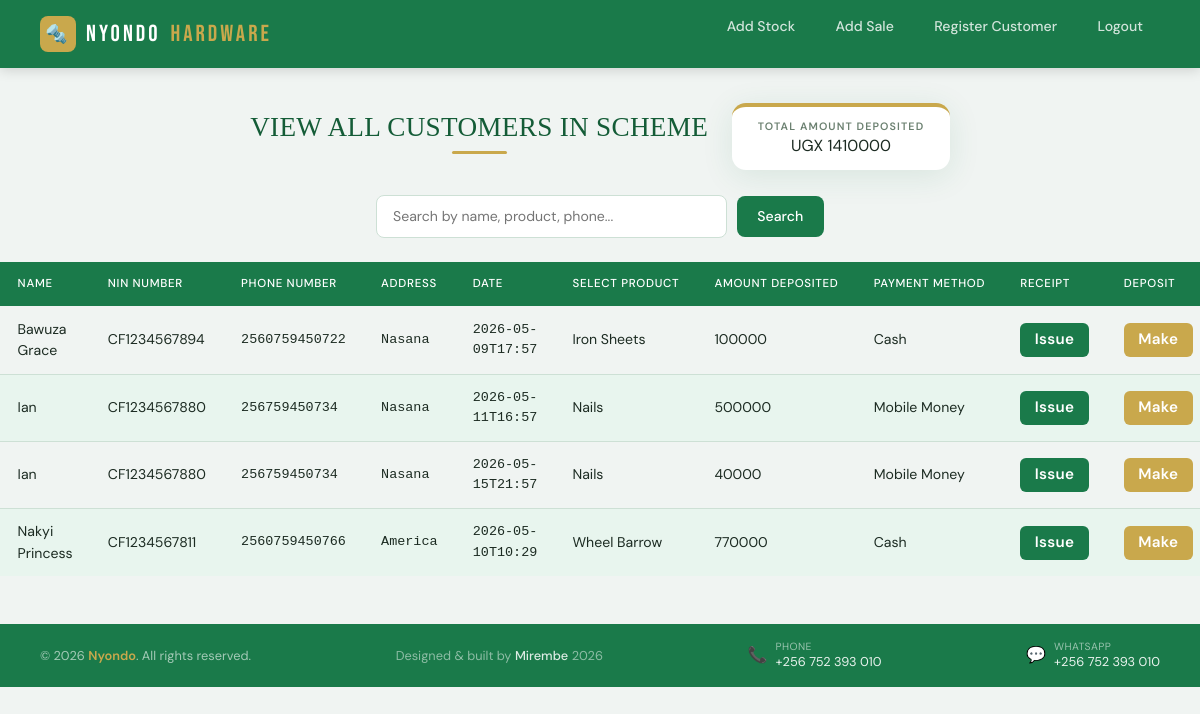
The app's page /customer_list/ (signed in) with its own data.
### hardwareapp/models.py (models this page shows)
class Register(models.Model):
    name = models.CharField(max_length=255)
    nin = models.CharField(max_length=255)
    phone = models.IntegerField()
    address = models.CharField(max_length=255)
    date = models.CharField(max_length=255, null=True)
    select_product = models.CharField(max_length=255)
    amount = models.IntegerField()
    payment_method = models.CharField(max_length=255)

### hardwareapp/views.py (the view)
# urls.py: path('customer_list/', views.customer_list, name='customer_list'),
@login_required
def customer_list(request):
    all_register = Register.objects.all()
    search_query = request.GET.get('search', '')
    if search_query:
        all_register = all_register.filter(
            Q(name__icontains=search_query) |
            Q(select_product__icontains=search_query) |
            Q(phone__icontains=search_query)
        )
    grand_total = all_register.aggregate(Sum('amount'))['amount__sum'] or 0
    context = {
        'register': all_register,
        'search_query': search_query,
        'grand_total': grand_total,
    }
    return render(request, 'customer_list.html', context)

### hardwareapp/templates/customer_list.html (shortened to what this page needs)
{% extends 'base.html' %}
{% block content %}
  <nav class="navbar">
  <a href="{% url 'dashboard' %}" style="text-decoration:none;">
   <div class="logo">
      <div class="logo-icon">🔩</div>
      NYONDO <span>HARDWARE</span>
    </div>
  </a>
  <ul class="nav-links">
     <li><a href="{% url 'add_stock' %}">Add Stock</a></li>
    <li><a href="{% url 'add_sale' %}">Add Sale</a></li>
    <li><a href="{% url 'add_customer' %}">Register Customer</a></li>
     <li><a href="{% url 'logout_view' %}">Logout</a></li>
  </ul>
</nav>
<div class="page-header">
  <h2>VIEW ALL CUSTOMERS IN SCHEME</h2>
  <div class="summary-card">
    <span class="summary-label">Total Amount Deposited</span>
    <span class="summary-value">UGX {{ grand_total }}</span>
  </div>
</div>
<form method="GET" action="{% url 'customer_list' %}" class="search-form">
    <input
        type="text"
        name="search"
        placeholder="Search by name, product, phone..."
        value="{{ search_query }}"
    />
    <button type="submit">Search</button>
</form>
<table class="styled-table">
    <thead>
        <tr>
        <th>Name</th>
        <th>NIN Number</th>
        <th>Phone Number</th>
        <th>Address</th>
        <th>Date</th>
        <th>Select Product</th>
        <th>Amount Deposited</th>
        <th>Payment Method</th>
        <th>Receipt</th>
        <th>Deposit</th>
    </thead>
    <tbody>
        {% for register in register %}
        <tr>
            <td>{{register.name}}</td>
            <td>{{register.nin}}</td>
            <td>{{register.phone}}</td>
            <td>{{register.address}}</td>
            <td>{{register.date}}</td>
            <td>{{register.select_product}}</td>
            <td>{{register.amount}}</td>
            <td>{{register.payment_method}}</td>
            <td><a style="color: #ffffff; text-decoration: none; font-size: .95rem; font-weight: 600; letter-spacing: .3px; padding: .35rem .9rem; background: #1a7a4a; border-radius: 6px; display: inline-block;" href="{% url 'customer_detail' register.pk %}">Issue</a></td>
            <td><a style="color: #ffffff; text-decoration: none; font-size: .95rem; font-weight: 600; letter-spacing: .3px; padding: .35rem .9rem; background: #c9a84c; border-radius: 6px; display: inline-block;" href="{% url 'deposit_review' register.pk %}">Make</a></td>
        </tr>
        {% endfor %}
    </tbody>
</table>
{% endblock %}

### hardwareapp/templates/customer_list.html (style rules this page uses)
:root { --green: #1a7a4a; --green-dark: #145c37; --green-light: #e8f5ee; --gold: #c9a84c; --gold-dark: #b8923d; --bg: #f0f4f2; --white: #ffffff; --text: #1c2b22; --muted: #6b8070; --border: #cde0d5; --shadow: 0 6px 32px rgba(26,122,74,.11); }
*, *::before, *::after { box-sizing: border-box; margin: 0; padding: 0; }
body { font-family: 'DM Sans', sans-serif; background: var(--bg); color: var(--text); min-height: 100vh; }
.navbar { display: flex; align-items: center; justify-content: space-between; padding: 0 2.5rem; height: 68px; background: var(--green); box-shadow: 0 2px 12px rgba(0,0,0,.15); position: sticky; top: 0; z-index: 100; }
.logo { font-family: 'Bebas Neue', sans-serif; font-size: 1.45rem; letter-spacing: 3px; color: #fff; display: flex; align-items: center; gap: 10px; }
.logo span { color: var(--gold); }
.logo-icon { width: 36px; height: 36px; background: var(--gold); border-radius: 8px; display: grid; place-items: center; font-size: 18px; }
.nav-links { list-style: none; display: flex; gap: .4rem; }
.nav-links a { text-decoration: none; color: rgba(255,255,255,.8); font-size: .88rem; font-weight: 500; padding: .45rem 1rem; border-radius: 8px; border: 1px solid transparent; transition: all .2s; }
.styled-table { width: 100%; border-collapse: collapse; font-size: .88rem; }
.styled-table thead tr { background: var(--green); }
.styled-table thead th { color: #fff; font-size: .72rem; font-weight: 500; text-transform: uppercase; letter-spacing: .7px; padding: .85rem 1.1rem; text-align: left; white-space: nowrap; }
.styled-table tbody tr { border-bottom: 1px solid var(--border); transition: background .15s; }
.styled-table tbody tr:nth-of-type(even) { background: var(--green-light); }
.styled-table tbody tr:last-of-type { border-bottom: none; }
.styled-table tbody td { padding: .8rem 1.1rem; color: var(--text); font-size: .88rem; vertical-align: middle; }
.styled-table tbody td:nth-child(3), .styled-table tbody td:nth-child(4), .styled-table tbody td:nth-child(5) { font-family: 'DM Mono', monospace; font-size: .84rem; }
.search-form { display: flex; align-items: center; gap: .6rem; max-width: 480px; margin: 1.5rem auto; padding: 0 1rem; }
.search-form input { flex: 1; padding: .6rem 1rem; border: 1.5px solid var(--border); border-radius: 8px; font-size: .88rem; font-family: 'DM Sans', sans-serif; color: var(--text); background: var(--white); outline: none; transition: border-color .2s; }
.search-form button { background: var(--green); color: #fff; border: none; padding: .6rem 1.3rem; border-radius: 8px; font-size: .88rem; font-weight: 500; font-family: 'DM Sans', sans-serif; cursor: pointer; transition: background .2s; }
.page-header { display: flex; align-items: center; justify-content: center; gap: 1.5rem; margin: 2.2rem 2rem 1.6rem; flex-wrap: wrap; }
.page-header h2 { font-family: 'Playfair Display', serif; font-size: 1.7rem; color: var(--green-dark); letter-spacing: .3px; position: relative; }
.page-header h2::after { content: ''; display: block; width: 55px; height: 3px; background: var(--gold); border-radius: 2px; margin: .5rem auto 0; }
.summary-card { display: flex; flex-direction: column; align-items: center; justify-content: center; background: var(--white); border-radius: 14px; box-shadow: var(--shadow); padding: .7rem 1.6rem; border-top: 4px solid var(--gold); min-width: 200px; }
.summary-card .summary-label { font-size: .67rem; font-weight: 600; text-transform: uppercase; letter-spacing: 1.1px; color: var(--muted); }

### records on screen
Register: name "Bawuza Grace", nin "CF1234567894", phone "2560759450722", address "Nasana", date "2026-05-09T17:57", select_product "Iron Sheets", amount "100000", payment_method "Cash"
Register: name "Ian", nin "CF1234567880", phone "256759450734", address "Nasana", date "2026-05-11T16:57", select_product "Nails", amount "500000", payment_method "Mobile Money"
Register: name "Ian", nin "CF1234567880", phone "256759450734", address "Nasana", date "2026-05-15T21:57", select_product "Nails", amount "40000", payment_method "Mobile Money"
Register: name "Nakyi Princess", nin "CF1234567811", phone "2560759450766", address "America", date "2026-05-10T10:29", select_product "Wheel Barrow", amount "770000", payment_method "Cash"

### other values on screen
{{ grand_total }} "1410000"
